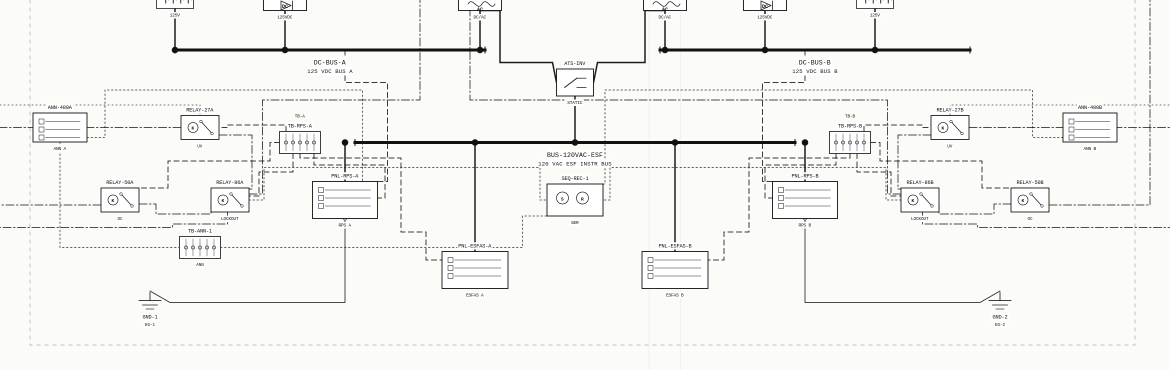
#> input picture INL works/Improved -- blind iteration on different input combinations/12/Raw + wires + junctions + OCR/codes/crop_raw_bottom_rps_full.png, 2340 x 740 px, given in place of raw -- synthetic_npp_electrical_schematic_rps_rerouted.png, which was not available (shown at 1/2 size)
$ python prepare_evidence_crops.py
#> lines starting #> are read from the running program, lines starting #| are printed output that depends on the picture
from pathlib import Path

from PIL import Image, ImageEnhance


BASE = Path(r"C:\Asif_all_python_projects\INL\Improved -- blind iteration on different input combinations\12\Raw + wires + junctions + OCR")
CODES = BASE / "codes"

SOURCES = {
    "raw": BASE / "raw -- synthetic_npp_electrical_schematic_rps_rerouted.png",
    "labels": BASE / "component_labels_banners_overlay.png",
    "wires": BASE / "wire_nodes_overlay.png",
    "mask_overlay": BASE / "wires_mask_overlay.png",
}

CROPS = {
    "top_power_sources_bus": (190, 150, 3180, 900),
    "left_4160_480_detail": (430, 520, 1480, 1000),
    "right_4160_480_detail": (1770, 520, 2850, 1000),
    "left_mcc1_loads": (220, 850, 1280, 1430),
    "right_mcc1_loads": (1880, 850, 2920, 1430),
    "left_mcc2_loads": (280, 1350, 1220, 1900),
    "right_mcc2_loads": (1940, 1350, 2840, 1900),
    "dc_inverter_center": (1020, 1800, 2650, 2360),
    "bottom_rps_left": (760, 2140, 1780, 2700),
    "bottom_rps_center": (1320, 2100, 2350, 2720),
    "bottom_rps_right": (2220, 2140, 3100, 2700),
    "bottom_rps_full": (760, 2040, 3100, 2780),
    "notes_legend_title": (3230, 210, 4100, 2860),
}


def save_crop(img_path: Path, prefix: str) -> None:
#> called with prefix = 'raw'
    with Image.open(img_path) as im:
#> im is the input picture: PIL image 2340x740 RGB; mean R, G, B 244.1, 244.1, 241.4
        for name, box in CROPS.items():
            im.crop(box).save(CODES / f"crop_{prefix}_{name}.png")
#> this loop made 13 passes
#> pass 1, in save_crop, `im.crop(box).save(CODES / f"crop_{prefix}_{name}.png")`:
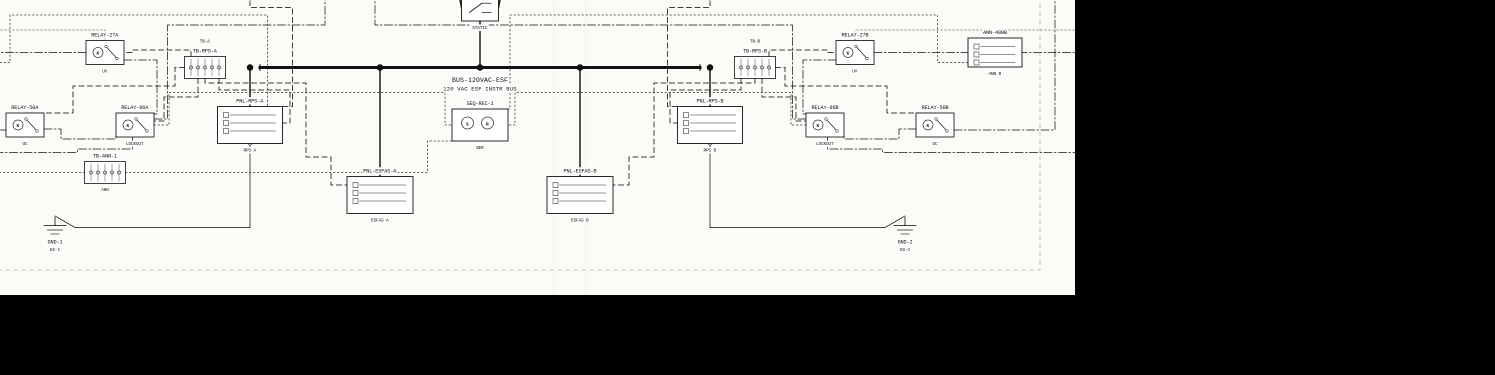
#> saved as crop_raw_top_power_sources_bus.png: PIL image 2990x750 RGB (shown at 1/2 size); mean R, G, B 138.3, 138.3, 136.8
#> pass 2, in save_crop, `im.crop(box).save(CODES / f"crop_{prefix}_{name}.png")`:
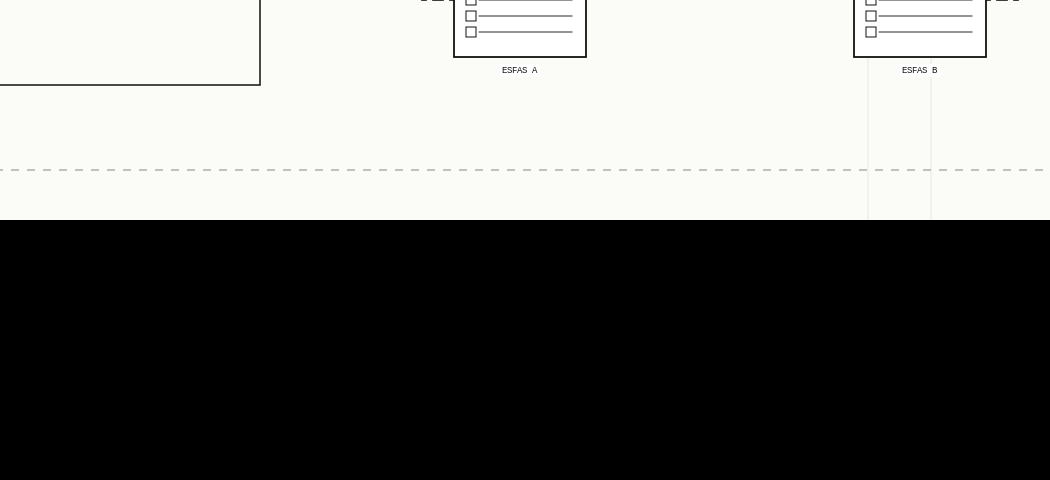
#> saved as crop_raw_left_4160_480_detail.png: PIL image 1050x480 RGB; mean R, G, B 114, 114, 112.7


def save_contrast_crop(img_path: Path, prefix: str, crop_name: str) -> None:
    with Image.open(img_path).convert("RGB") as im:
        crop = im.crop(CROPS[crop_name])
        crop = ImageEnhance.Contrast(crop).enhance(1.9)
        crop = ImageEnhance.Sharpness(crop).enhance(1.55)
        crop.save(CODES / f"contrast_crop_{prefix}_{crop_name}.png")


def main() -> None:
    CODES.mkdir(exist_ok=True)
    for prefix, img_path in SOURCES.items():
        save_crop(img_path, prefix)
#> pass 2 of the loop in main, `for prefix, img_path in SOURCES.items():`:
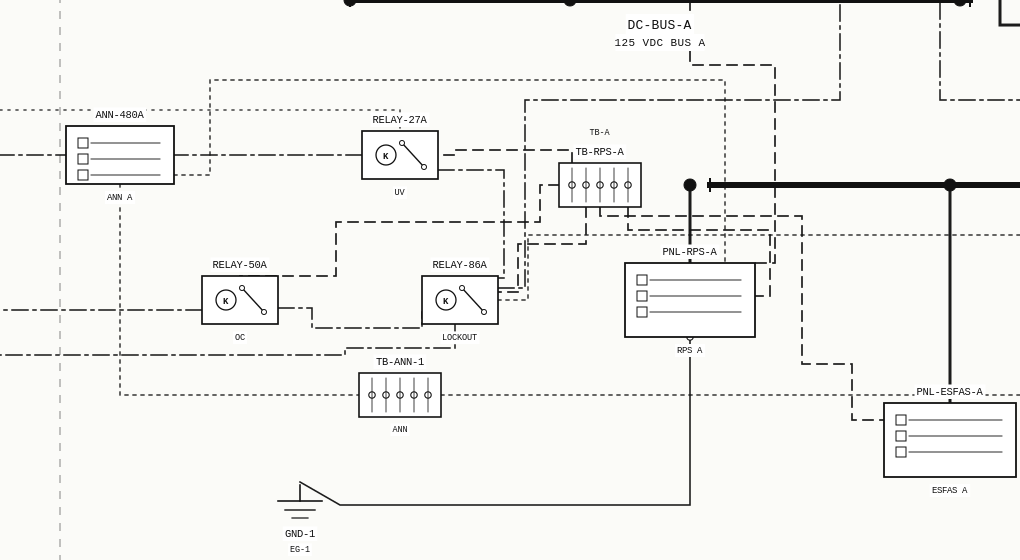
#> input picture INL works/Improved -- blind iteration on different input combinations/12/Raw + wires + junctions + OCR/codes/crop_raw_bottom_rps_left.png, 1020 x 560 px, given in place of component_labels_banners_overlay.png, which was not available
#> in save_crop, im is the input picture: PIL image 1020x560 RGB; mean R, G, B 243.2, 243.2, 240.5
#> the loop in save_crop (call 2), `for name, box in CROPS.items():` made 13 passes
#> pass 1, in save_crop (call 2), `im.crop(box).save(CODES / f"crop_{prefix}_{name}.png")`:
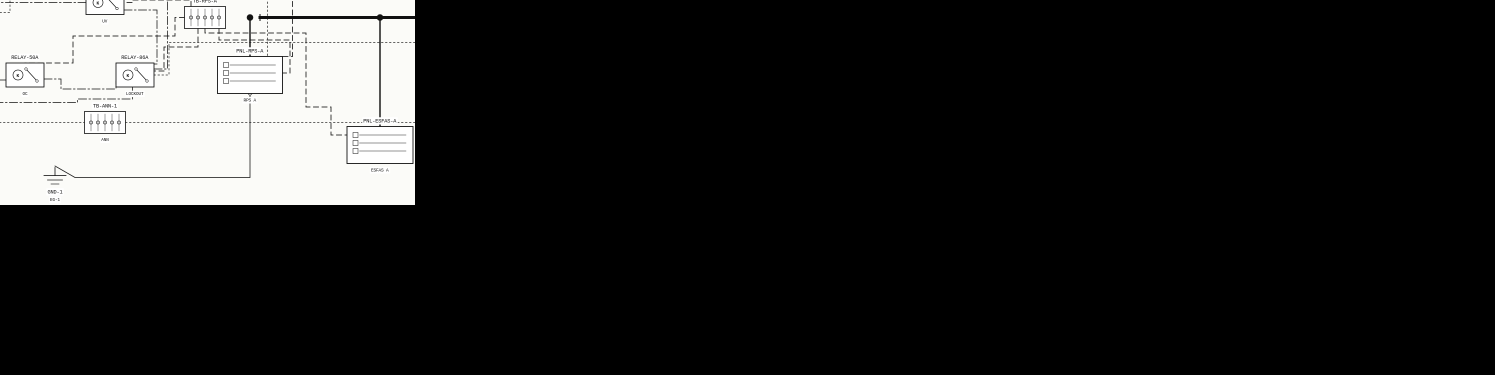
#> saved as crop_labels_top_power_sources_bus.png: PIL image 2990x750 RGB (shown at 1/2 size); mean R, G, B 36.7, 36.7, 36.4
#> pass 2, in save_crop (call 2), `im.crop(box).save(CODES / f"crop_{prefix}_{name}.png")`:
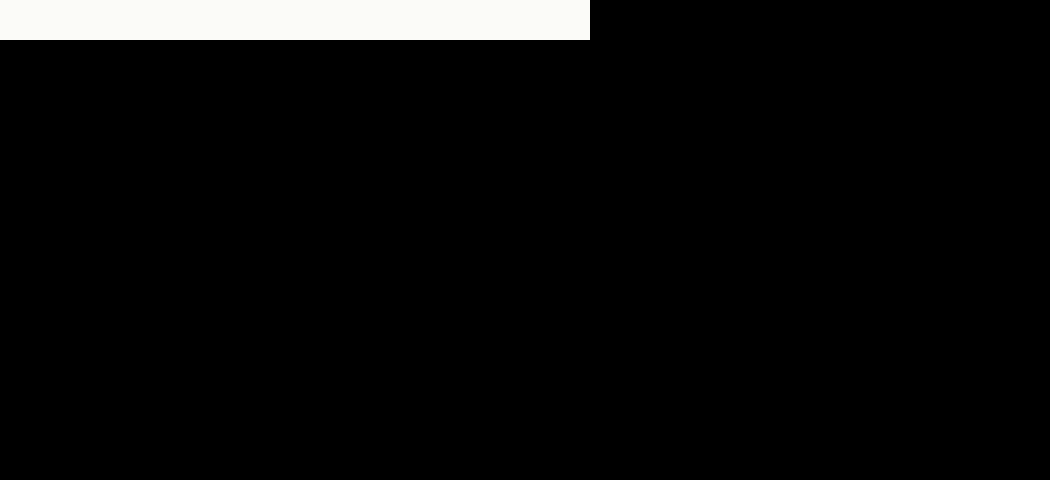
#> saved as crop_labels_left_4160_480_detail.png: PIL image 1050x480 RGB; mean R, G, B 11.8, 11.8, 11.6
    for crop_name in (
        "top_power_sources_bus",
        "left_4160_480_detail",
        "right_4160_480_detail",
        "left_mcc1_loads",
        "right_mcc1_loads",
        "left_mcc2_loads",
        "right_mcc2_loads",
        "dc_inverter_center",
        "bottom_rps_full",
        "bottom_rps_left",
        "bottom_rps_right",
    ):
        save_contrast_crop(SOURCES["raw"], "raw", crop_name)


if __name__ == "__main__":
#> (the run stopped early here; a loop or call above may not have finished)
